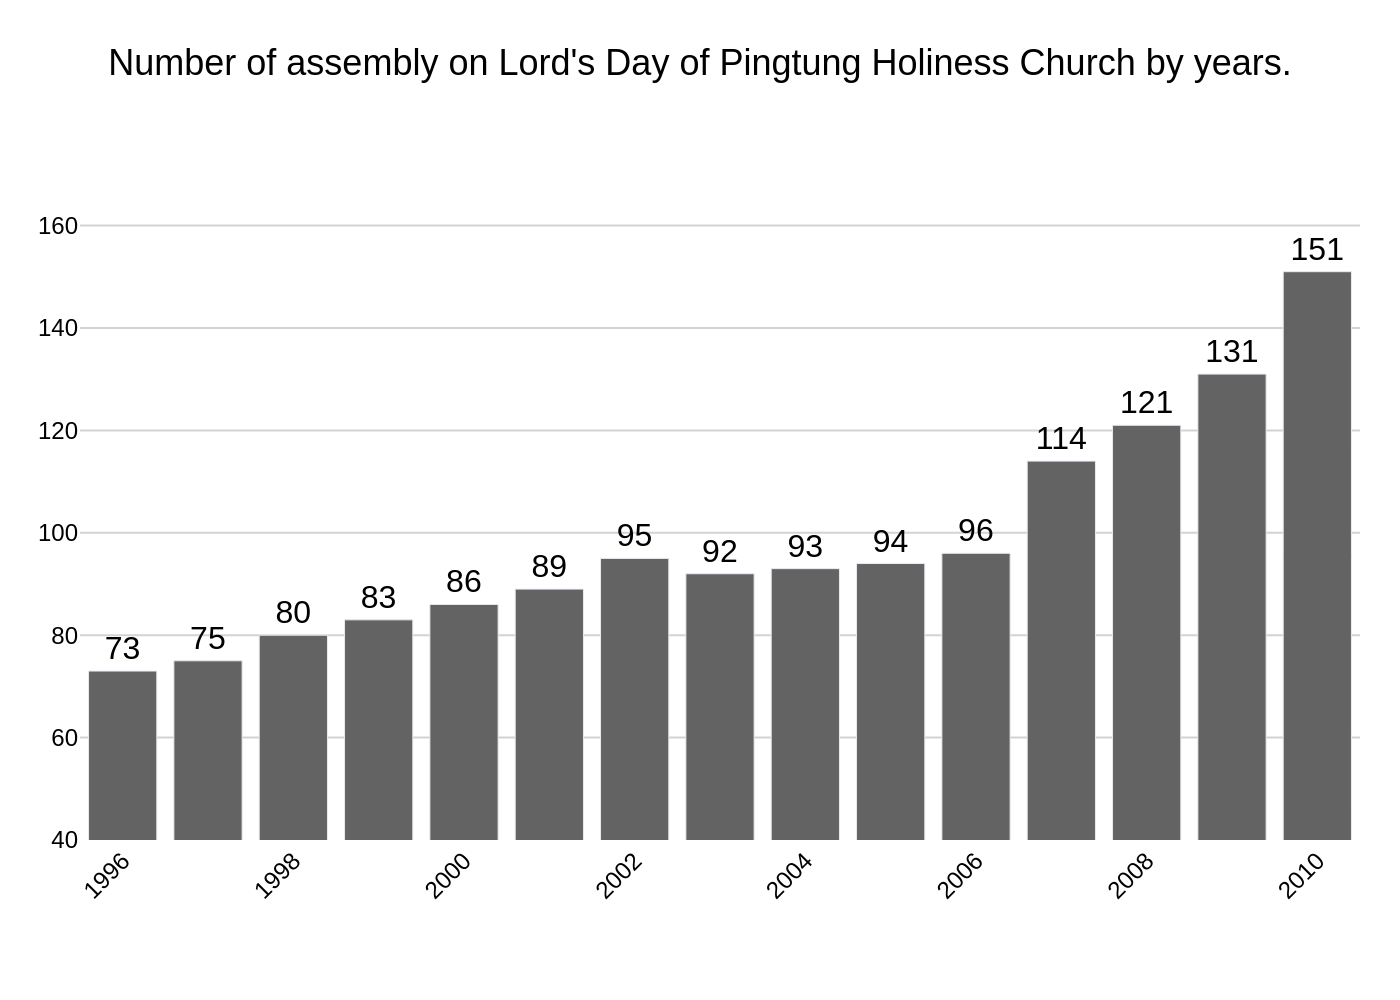

Reproduce this figure in Python.
import sys
import json
import plotly.graph_objects as go
from pathlib import Path

# --- 1. Load data from JSON file ---
if len(sys.argv) != 2:
    print("Usage: python generate_chart.py <json_file_path>")
    sys.exit(1)

json_path = Path(sys.argv[1])
if not json_path.is_file():
    print(f"Error: JSON file not found at '{json_path}'")
    sys.exit(1)

with open(json_path, 'r', encoding='utf-8') as f:
    chart_info = json.load(f)

# --- 2. Extract data and texts ---
chart_data = chart_info.get('chart_data', {})
texts = chart_info.get('texts', {})
colors = chart_info.get('colors', [])
categories = chart_data.get('categories', [])
series = chart_data.get('series', [])

# --- 3. Create the chart figure ---
fig = go.Figure()

# Add bar traces
for i, s in enumerate(series):
    fig.add_trace(go.Bar(
        x=categories,
        y=s.get('data', []),
        name=s.get('name', ''),
        marker_color=colors[i % len(colors)],
        text=s.get('data', []),
        textposition='outside',
        textfont=dict(family="Arial", size=16, color='black'),
        cliponaxis=False
    ))

# --- 4. Configure layout and styling ---
# Combine title and subtitle
title_text = texts.get('title', '')
if texts.get('subtitle'):
    title_text += f"<br><sub>{texts.get('subtitle')}</sub>"

# Combine source and note
source_text = ""
if texts.get('source'):
    source_text += f"Source: {texts.get('source')}"
if texts.get('note'):
    if source_text:
        source_text += "<br>"
    source_text += f"Note: {texts.get('note')}"

fig.update_layout(
    font=dict(family="Arial", size=12, color="black"),
    title=dict(
        text=title_text,
        y=0.95,
        x=0.5,
        xanchor='center',
        yanchor='top',
        font=dict(size=18)
    ),
    xaxis=dict(
        title_text=texts.get('x_axis_title'),
        tickvals=[cat for i, cat in enumerate(categories) if i % 2 == 0],
        ticktext=[cat for i, cat in enumerate(categories) if i % 2 == 0],
        tickangle=-45,
        showgrid=False,
        showline=False,
        zeroline=False
    ),
    yaxis=dict(
        title_text=texts.get('y_axis_title'),
        range=[40, 165],
        tickvals=[40, 60, 80, 100, 120, 140, 160],
        showgrid=True,
        gridcolor='lightgray',
        zeroline=False,
        showline=False
    ),
    plot_bgcolor='white',
    showlegend=False,
    bargap=0.2,
    margin=dict(l=40, r=20, t=100, b=80),
    annotations=[
        dict(
            text=source_text,
            showarrow=False,
            xref='paper', yref='paper',
            x=0, y=-0.2, # Adjust y to position below x-axis
            xanchor='left', yanchor='top',
            align='left'
        )
    ] if source_text else []
)

# --- 5. Save the chart as a PNG image ---
output_path = json_path.with_suffix(".png")
fig.write_image(output_path, scale=2)

print(f"Chart saved to {output_path}")
